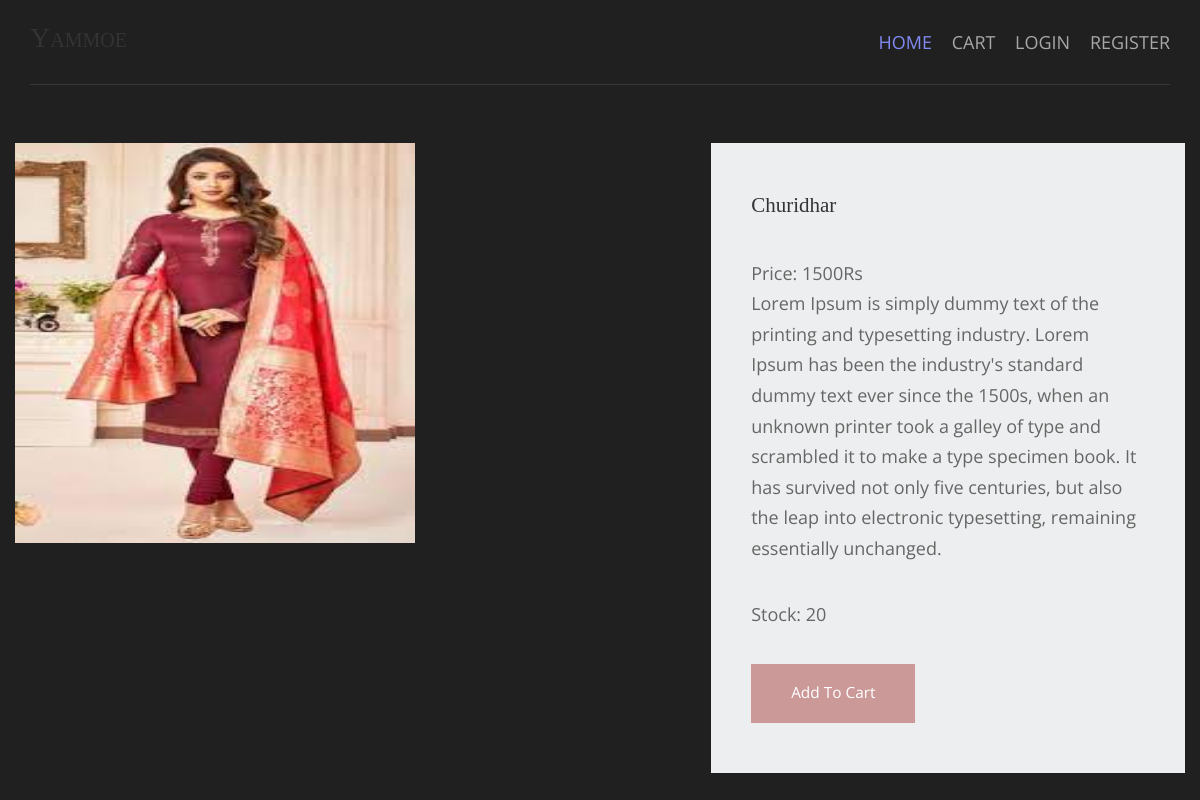
Screenshot of /women-dress/churidhar/ with the database file from the repository.
### shopping_app/models.py (models this page shows, shortened)
class Product(models.Model):
    name=models.CharField(max_length=250,unique=True)
    slug = models.SlugField(max_length=250, unique=True)
    desc = models.TextField(blank=True)
    image = models.ImageField(upload_to='product', blank=True)
    category = models.ForeignKey(Category,on_delete=models.CASCADE)
    price = models.IntegerField()
    stock = models.IntegerField()
    available = models.BooleanField()

### shopping_app/views.py (the view)
# urls.py: path('<slug:c_slug>/<slug:product_slug>/',views.ProdCatDetail,name='ProdCatDetail'),
def ProdCatDetail(request,c_slug,product_slug):
    try:
        prod=get_object_or_404(Product,category__slug=c_slug,slug=product_slug)
    except Exception as e:
        raise e
    return render(request,'item.html',{'pr':prod})

### cart/context_processors.py (called while the page is built)
def counter(request):
    item_count=0
    if 'admin' in request.path:
        return {}
    else:
        try:
            cart=Cart.objects.filter(cart_id=_cart_id(request))
            cart_items=CartItem.objects.all().filter(cart=cart[:1])
            for cart_item in cart_items:
                item_count+=cart_item.quantity
        except cart.DoesNotExist:
            item_count=0
        return dict(item_count=item_count)

### cart/views.py (called while the page is built)
def _cart_id(request):
    cart=request.session.session_key
    if not cart:
        cart=request.session.create()
    return cart

### templates/item.html (shortened to what this page needs)
{% extends 'base.html' %}
{% load static %}
{% block content %}
<html lang="en">
<head>
    <link href="{% static 'pr/fontawesome/css/all.min.css' %}" rel="stylesheet" />
    <link href="{% static 'pr/css/templatemo-comparto.css' %}" rel="stylesheet" />
</head>
<body>
  <br><br>
        <section class="tm-mb-1" id="about">
            <div class="tm-row tm-about-row">
                <div class="tm-section-1-l">
                    <img src="{{pr.image.url}}" alt="About image" class="tm-img-responsive" style="height: 400; width: 400;">
                </div>
                <article class="tm-section-1-r tm-bg-color-8">
                    <h2 class="tm-mb-2 tm-title-color">{{pr.name}}</h2>
                    <p>Price: {{pr.price}}Rs <br> {{pr.desc}}</p>
                    <p>Stock: {{pr.stock}}</p>
                    {% if pr.stock <= 0 %}
                        <h1 style="color: red">Sorry, No stock left</h1>
                    {% else %}
                        <a href="{% url 'cart:add_cart' pr.id %}" class="tm-btn tm-btn-1 tm-link-to-services">Add To Cart</a>
                    {% endif %}
                </article>
            </div>
        </section>
</body>
</html>
{% endblock %}

### static/all/layout/styles/layout.css (style rules this page uses)
*, *::before, *::after { transition:all .3s ease-in-out; }
body { color:#A8A8A8; background-color:#202020; }
a { color:#828BF4; }

### static/pr/css/templatemo-comparto.css (style rules this page uses)
*, *::before, *::after { box-sizing: border-box; outline: none; }
ul, h1, h2, h3, h4, p, figure { padding: 0; margin: 0; }
body { font-family: 'Open Sans', Arial, sans-serif; font-size: 18px; overflow-x: hidden; padding-left: 15px; padding-right: 15px; margin: 0; }
h2 { font-size: 1.5rem; }
a { transition: all 0.3s ease; text-decoration: none; }
p { color: #666; line-height: 1.7; margin-bottom: 35px; }
h1, h2, h3, h4, h5, h6 { color: #333; }
.tm-mb-1 { margin-bottom: 20px; }
.tm-mb-2 { margin-bottom: 40px; }
.tm-bg-color-8 { background-color: #EDEEEF; }
.tm-img-responsive { max-width: 100%; height: auto; }
.tm-section-1-l { width: 57.85%; margin-right: 1.65%; }
.tm-section-1-r { padding: 50px 40px; width: 40.5%; }
.tm-row { display: flex; }
.tm-btn { display: inline-block; padding: 15px 40px; font-size: 1.1rem; border: none; background-color: #CC9999; color: white; }
a { color: #666; }

### static/all/layout/styles/framework.css (style rules this page uses)
html { overflow-y:scroll; overflow-x:hidden; }
html, body { margin:0; padding:0; font-size:14px; line-height:1.6em; }
*, *::before, *::after { box-sizing:border-box; }
a { outline:none; text-decoration:none; }
img { width:auto; max-width:100%; height:auto; margin:0; padding:0; border:none; line-height:normal; vertical-align:middle; }
body, input, textarea, select { font-family:Verdana, Geneva, sans-serif; }
h1, h2, h3, h4, h5, h6, .heading { font-family:Georgia, "Times New Roman", Times, serif; }
::placeholder { opacity:1; }
h1, h2, h3, h4, h5, h6, .heading { margin:0 0 20px 0; font-size:1.4rem; line-height:normal; font-weight:normal; text-transform:capitalize; }
address, article, aside, figcaption, figure, footer, header, main, nav, section { display:block; margin:0; padding:0; }

### rows the page displays
Product: image (picture), name "Churidhar", price "1500", desc "Lorem Ipsum is simply dummy text of the printing and typesetting industry. Lorem Ipsum has been the industry's standard dummy text ever since the 1500s, when an unknown printer took a galley of type and scrambled it to make a type specimen book. It has survived not only five centuries, but also the leap into electronic typesetting, remaining essentially unchanged.", stock "20"
